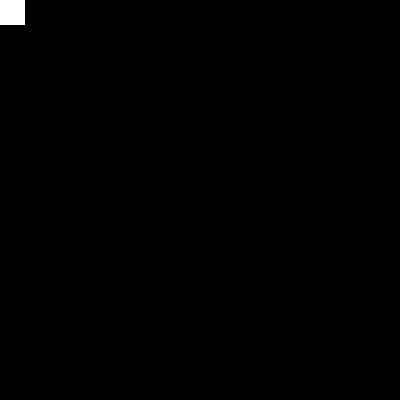
Frame 1 (no input)
Frame 60 (the mouse pressed at the canvas centre just before this capture): identical to frame 1, image omitted
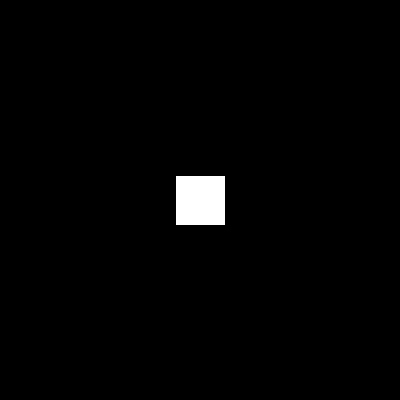
Frame 120 (the mouse held since frame 60 and released just before this capture)

The Processing sketch that drew these frames (run headless with seeded random() and noise(); from frame 60 on, the mouse is pressed at the canvas centre):

// Processing sketch: Utile_5_5_c_operator
// ── Utile_5_5_c_operator.pde
PVector pos ;
PVector size ;
void setup() {
  size(400,400) ;
  pos = new PVector(width/2, height/2) ;
  size = new PVector(50,50) ;
}


void draw() {
  background(0) ;
  pos.set(mouseX, mouseY) ;
  // operator add, sub, mult ou div
  pos.sub(size.x/2, size.y/2) ;
  rect(pos.x, pos.y, size.x, size.y) ;
}
